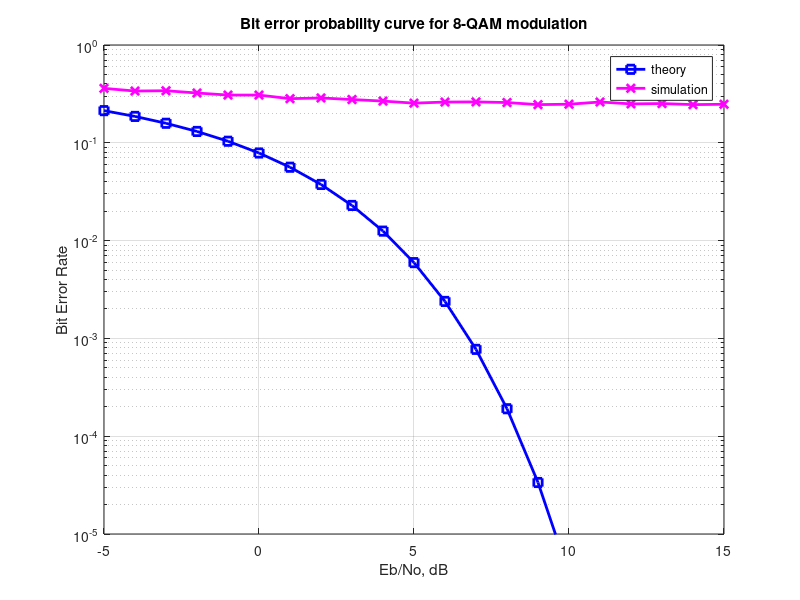

This figure's MATLAB source:
close all
clear
clc

T=2000; %array size of the carrier wave.
T1 = 1; % define time of interval, 1 seconds
t = 0:T-1/T; % define time
t = t*T1; % define time in seconds

f_1 = 60 ;
f_2 = 61 ;
f_3 = 62 ;
f1 = (sqrt(2/T))*cos(2*pi*f_1*t) ;
f2 = (sqrt(2/T))*cos(2*pi*f_2*t) ;
f3 = (sqrt(2/T))*cos(2*pi*f_3*t) ;

N = 10^3 ;% number of symbols
M = 8; % constellation size
k = log2(M); % bits per symbol

% defining the constellation for PAM constellation
alphai = [0-(nthroot(M,3))/2 0+(nthroot(M,3)/2)];
alphaj = [0-(nthroot(M,3))/2 0+(nthroot(M,3)/2)];
alphak = [0-(nthroot(M,3))/2 0+(nthroot(M,3)/2)];
k_8QAM = 1/sqrt(3);

Eb_N0_dB = -5:15; % multiple Es/N0 values
Es_N0_dB = Eb_N0_dB + 10*log10(k);
ref = 0:k-1;
map = bitxor(ref,floor(ref/2));
[tt, ind] = sort(map);

for ii = 1:length(Eb_N0_dB)
    ipBitReshape = reshape(rand(1,N*k,1)>0.5,k,N).';
    s = cat(3,(2*(ipBitReshape(:,[k-2])) - ones(N,1) )*f1,(2*(ipBitReshape(:,[k-1])) - ones(N,1) )*f2, (2*(ipBitReshape(:,[k])) - ones(N,1) )*f3) * k_8QAM;
    % Adding noise in each of the channels
    z = s(:,:,1) + 10^(-Es_N0_dB(ii)/20)*1/sqrt(2)* transpose(randn(1,N))* f1 + s(:,:,2) + 10^(-Es_N0_dB(ii)/20)*1/sqrt(2)*transpose(randn(1,N))*f2 + s(:,:,3) + 10^(-Es_N0_dB(ii)/20)*1/sqrt(2)*transpose(randn(1,N))*f3; % additive white gaussian noise
    
    % demodulation
    % rounding to the nearest alphabet after multiplying the received signal with each of the basis vectors and integrating over period T.
    ipHati = 2*floor((z(:,:)/k_8QAM) * transpose(f1)/2)+1;
    ipHati(ipHati>max(alphai)) = max(alphai);
    ipHati(ipHati<min(alphai)) = min(alphai);
    ipHatj = 2*floor((z(:,:)/k_8QAM) * transpose(f2)/2)+1;
    ipHatj(ipHatj>max(alphaj)) = max(alphaj);
    ipHatj(ipHatj<min(alphaj)) = min(alphaj);
    ipHatk = 2*floor((z(:,:)/k_8QAM) * transpose(f3)/2)+1;
    ipHatk(ipHatk>max(alphak)) = max(alphak);
    ipHatk(ipHatk<min(alphak)) = min(alphak);
    
    % Constellation to Decimal conversion
    ipBinHati = ((ipHati+1)/2); % LUT based
    ipBinHatj = ((ipHatj+1)/2); % LUT based
    ipBinHatk = ((ipHatk+1)/2); % LUT based
    
    %Counting the number of errors present.
    nBitErr(ii) = size(find(ipBitReshape(:,k-2)- ipBinHati),1) + size(find(ipBitReshape(:,k-1)- ipBinHatj),1) + size(find(ipBitReshape(:,k)- ipBinHatk),1);
end

%plotting simulation and theoretical bit errors
simBer = nBitErr/(N*k);
theoryBer = 0.5*erfc(sqrt((10.^(Eb_N0_dB/10)))) ;

figure
semilogy(Eb_N0_dB,theoryBer,'bs-','LineWidth',2);
hold on
semilogy(Eb_N0_dB,simBer,'mx-','LineWidth',2);
axis([-5 15 10^-5 1])
grid on
legend('theory', 'simulation');
xlabel('Eb/No, dB')
ylabel('Bit Error Rate')
title('Bit error probability curve for 8-QAM modulation');
